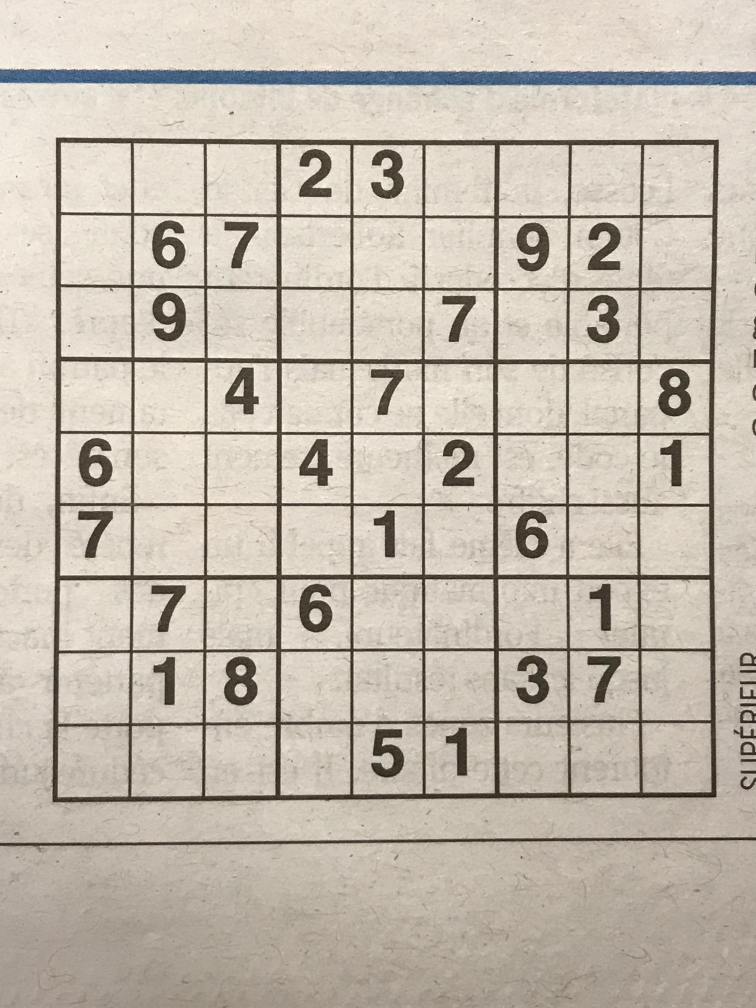
#> input picture img2.jpg, 3024 x 4032 px (shown at 1/4 size)
$ python -i sudoku_solver.py   (imports and definitions only)
#> lines starting #> are read from the running program, lines starting #| are printed output that depends on the picture; after the words box and inside, x2 and y2 are one past the last pixel; in counts of white or black regions, pixels touching at a corner belong together
#!/usr/bin/env python
# coding: utf-8

# In[1]:


import numpy as np
import time
import pickle
import cv2


# Model initialization
def initialize():
    pickle_in = open('model_test.p', 'rb')
    model = pickle.load(pickle_in)
    return model


# 1.Image Preprocessing
def preProcess(img):
    imgGray = cv2.cvtColor(img, cv2.COLOR_BGR2GRAY)
    imgBlur = cv2.GaussianBlur(imgGray, (5, 5), 1)
    imgThreshold = cv2.adaptiveThreshold(imgBlur, 255, 1, 1, 11, 2)
    return imgThreshold


# 2. finding biggest contour
def biggestContour(contours):
    biggest = np.array([])
    max_area = 0
    for i in contours:
        area = cv2.contourArea(i)
        if area > 50:
            peri = cv2.arcLength(i, True)
            approx = cv2.approxPolyDP(i, 0.02 * peri, True)
            # print(approx)
            if area > max_area and len(approx) == 4:
                biggest = approx
                max_area = area

    return biggest, max_area


# 3. reorder points for wrap perspective
def reorder(myPoints):
    myPoints = myPoints.reshape((4, 2))
    myPointsNew = np.zeros((4, 1, 2), dtype=np.int32)

    add = myPoints.sum(1)
    myPointsNew[0] = myPoints[np.argmin(add)]
    myPointsNew[3] = myPoints[np.argmax(add)]

    diff = np.diff(myPoints, axis=1)
    myPointsNew[1] = myPoints[np.argmin(diff)]
    myPointsNew[2] = myPoints[np.argmax(diff)]

    return myPointsNew


# 4. Splitting each digit into single image
def splitBoxes(img):
    rows = np.vsplit(img, 9)
    boxes = []
    for r in rows:
        cols = np.hsplit(r, 9)
        for box in cols:
            boxes.append(box)
    return boxes


# 4. Get Predictions for those images
# [107 lines left out: functions getPrediction, displayNumbers, solve, valid, print_board, find_empty, not called in this run]


# In[3]:


import os
# os.environ['TF_CPP_MIN_LOG_LEVEL'] = 3


##
heightImg = 450
widthImg = 450
# [1 line that did not run here, left out]
##


def sudoku_solver(pathImage):
    # 1. PREPARE IMAGE
#> called with pathImage = 'img2.jpg'
    img = cv2.imread(pathImage)
#> img is the input picture: shape (4032, 3024, 3); mean B, G, R 174.4, 186.9, 195.3
    img = cv2.resize(img, (widthImg, heightImg))
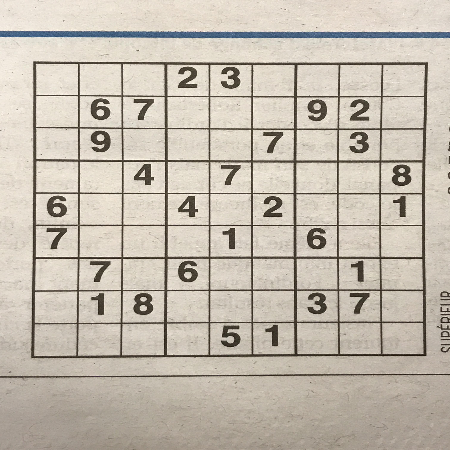
#> img: shape (450, 450, 3); mean B, G, R 174.3, 186.8, 195.2
    imgBlank = np.zeros((heightImg, widthImg, 3), np.uint8)
    imgThresh = preProcess(img)
#> in preProcess, `imgBlur = cv2.GaussianBlur(imgGray, (5, 5), 1)`:
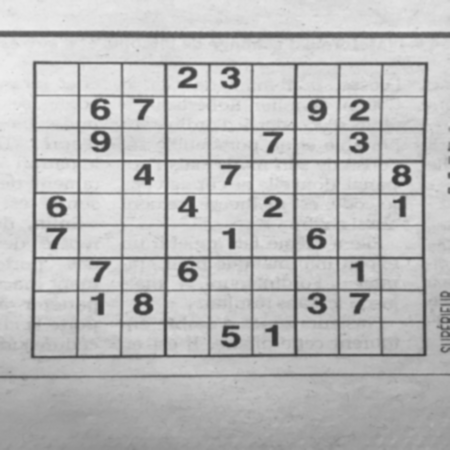
#> imgBlur: shape (450, 450); min 51, max 237, mean 188
#> in preProcess, `imgThreshold = cv2.adaptiveThreshold(imgBlur, 255, 1, 1, 11, 2)`:
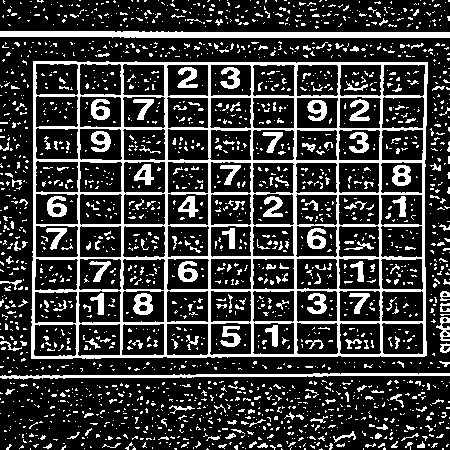
#> imgThreshold: shape (450, 450); 22.7% white; 2134 white regions (1929 under 20 px)

    # 2. Finding contours
    imgContours = img.copy()
    imgBigContours = img.copy()
    contours, _ = cv2.findContours(imgThresh, cv2.RETR_EXTERNAL, cv2.CHAIN_APPROX_SIMPLE)
#> contours = 1258 contours, 1238 with area under 20; largest, box (x1, y1, x2, y2) and area: (31, 61, 428, 359) 115664, (0, 31, 450, 38) 2271, (0, 373, 450, 380) 910, (436, 317, 450, 341) 131, (440, 291, 450, 301) 50
    # cv2.drawContours(imgContours, contours, -1, (0, 255, 0), 3)

    # 3. finding biggest contour
    biggest, maxArea = biggestContour(contours)
#> the loop in biggestContour, `for i in contours:` made 1258 passes
#> (area, peri, biggest, max_area) on pass 878: (115663.5, 1399.3, [[33, 61], [31, 358], [426, 355], [427, 62]], 115663.5)
#> (area, peri, approx) on passes 560, 1028: (909.5, 930.4, [[449, 373], [0, 377]]), (2271, 919.6, [[0, 31], [449, 37]])
#> after the loop in biggestContour, `for i in contours:`: max_area = 115663.5
#> biggest = [[33, 61], [31, 358], [426, 355], [427, 62]]; maxArea = 115663.5
    if biggest.size != 0:
        biggest = reorder(biggest)
#> in reorder, `myPoints = myPoints.reshape((4, 2))`: myPoints = [[33, 61], [31, 358], [426, 355], [427, 62]]
#> in reorder, `add = myPoints.sum(1)`: add = [94, 389, 781, 489]
#> in reorder, `diff = np.diff(myPoints, axis=1)`: diff = [28, 327, -71, -365]
#> biggest = [[33, 61], [427, 62], [31, 358], [426, 355]]
        cv2.drawContours(imgBigContours, biggest, -1, (0, 255, 0), thickness=10)
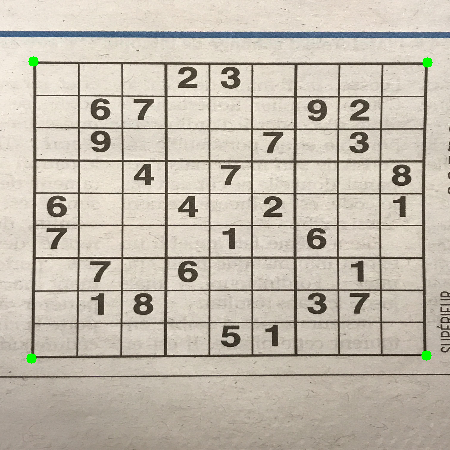
#> imgBigContours: shape (450, 450, 3); 0.16% of pixels changed, all inside (x1, y1, x2, y2) = (26, 56, 433, 364)

        pts1 = np.float32(biggest)
#> pts1 = [[33, 61], [427, 62], [31, 358], [426, 355]]
        pts2 = np.float32([[0, 0], [widthImg, 0], [0, heightImg], [widthImg, heightImg]])

        matrix = cv2.getPerspectiveTransform(pts1, pts2)
#> matrix = [[1.13, 0.00758, -37.62], [-0.00385, 1.52, -92.47], [-3.41e-05, 8.19e-06, 1]]

        imgWarpColored = cv2.warpPerspective(img, matrix, (widthImg, heightImg))
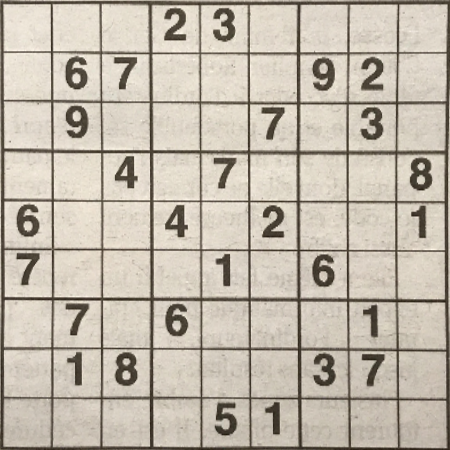
#> imgWarpColored: shape (450, 450, 3); mean B, G, R 172.3, 185.7, 194.2

        imgDetectedDigits = imgBlank.copy()
        imgWarpColored = cv2.cvtColor(imgWarpColored, cv2.COLOR_BGR2GRAY)
#> imgWarpColored: shape (450, 450)

        # 4. Image Splitting into single block
        imgSolvedDigits = imgBlank.copy()
        boxes = splitBoxes(imgWarpColored)
#> in splitBoxes, `rows = np.vsplit(img, 9)`: rows = 9 items
#> the loop in splitBoxes, `for r in rows:` made 9 passes
#> after the loop in splitBoxes, `for r in rows:`: boxes = 81 items
#> boxes = 81 items

#> (the run stopped early here; a loop or call above may not have finished)

$ run again, on 4.jpg
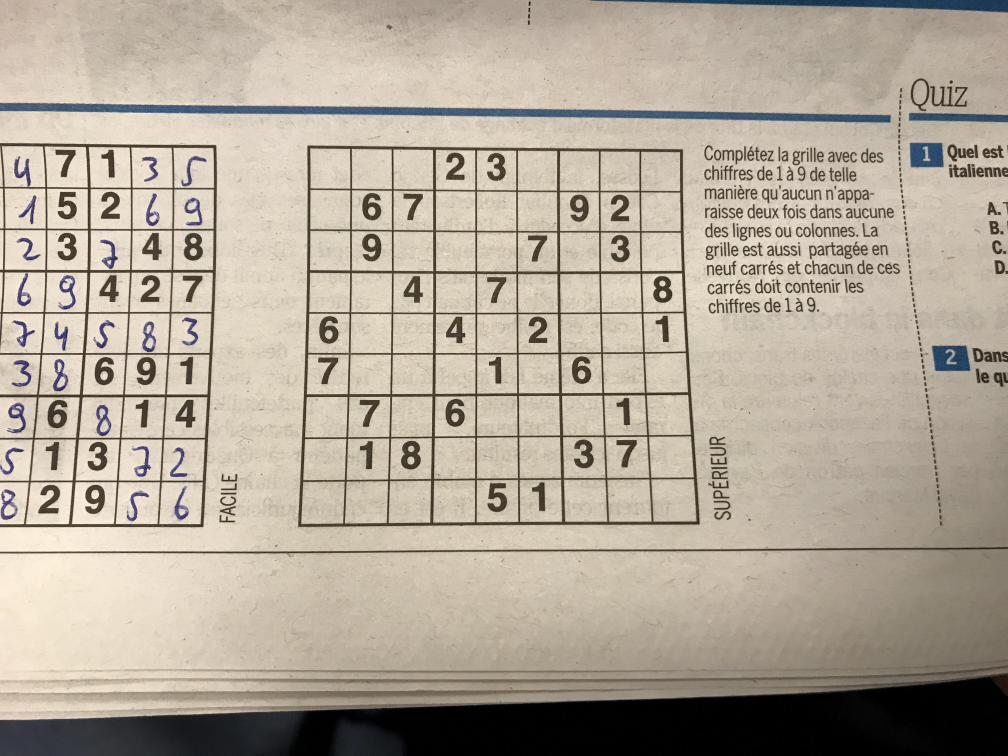
#> input picture 4.jpg, 4032 x 3024 px (shown at 1/4 size)
#> in sudoku_solver, img is the input picture: shape (3024, 4032, 3); mean B, G, R 152.8, 167.6, 177.5
#> img: shape (450, 450, 3)
#> in preProcess, `imgThreshold = cv2.adaptiveThreshold(imgBlur, 255, 1, 1, 11, 2)`:
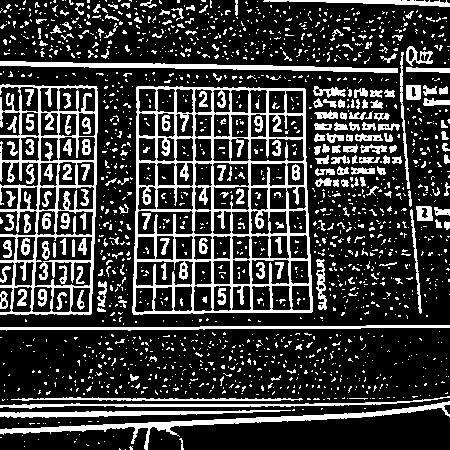
#> imgThreshold: shape (450, 450); 23% white; 1737 white regions (1520 under 20 px)
#> contours = 1521 contours, 1426 with area under 20; largest, box (x1, y1, x2, y2) and area: (132, 86, 313, 315) 38832, (0, 84, 98, 315) 17469, (0, 401, 450, 450) 1977, (0, 61, 398, 73) 1478, (0, 325, 450, 331) 898
#> the loop in biggestContour, `for i in contours:` made 1521 passes
#> (area, peri, biggest, max_area) on passes 760, 1008: (203.5, 58.24, [[416, 206], [417, 220], [432, 220], [430, 206]], 203.5), (38831.5, 820.6, [[137, 86], [133, 314], [311, 312], [305, 89]], 38831.5)
#> after the loop in biggestContour, `for i in contours:`: max_area = 38831.5
#> in sudoku_solver, `biggest, maxArea = biggestContour(contours)`: biggest = [[137, 86], [133, 314], [311, 312], [305, 89]]; maxArea = 38831.5
#> myPoints = [[137, 86], [133, 314], [311, 312], [305, 89]]
#> add = [223, 447, 623, 394]
#> diff = [-51, 181, 1, -216]
#> in sudoku_solver, `biggest = reorder(biggest)`: biggest = [[137, 86], [305, 89], [133, 314], [311, 312]]
#> imgBigContours: shape (450, 450, 3); mean B, G, R 152.4, 167.5, 177
#> matrix = [[2.63, 0.0462, -364.6], [-0.0375, 2.1, -175.6], [-0.000133, 0.000264, 1]]
#> in sudoku_solver, `imgWarpColored = cv2.cvtColor(imgWarpColored, cv2.COLOR_BGR2GRAY)`:
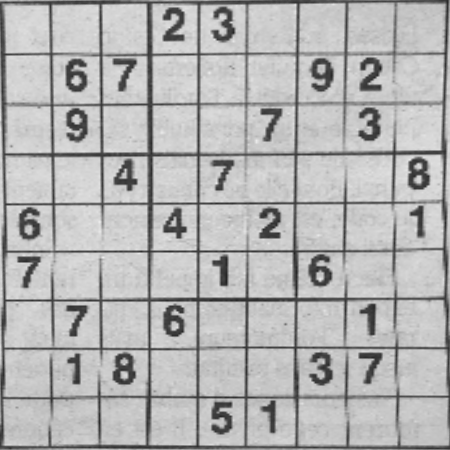
#> imgWarpColored: shape (450, 450); min 32, max 235, mean 180.1
#> rows = 9 items
#> the loop in splitBoxes, `for r in rows:` made 9 passes
#> after the loop in splitBoxes, `for r in rows:`: boxes = 81 items
